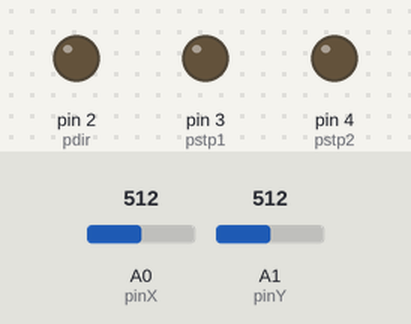
The sketch below on a simulated Arduino Uno, built with avr-gcc and run on an emulated ATmega328P. Parts: output pins drawn as LEDs (lit = HIGH). The inputs (shaded band) are chosen by the test bench; at power-on: A0 (pinX) = 512, A1 (pinY) = 512.

Above: at 1.2 s.
1.3 s: A0 (pinX) set to 541
At 1.97 s:
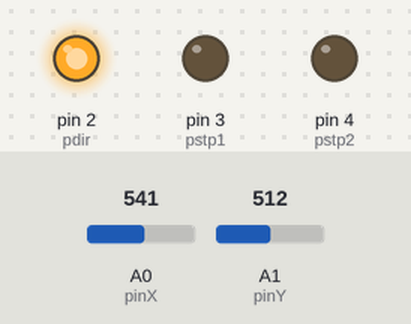
4.3 s: A1 (pinY) set to 530
7.3 s: A1 (pinY) set to 553
10.3 s: A0 (pinX) set to 504
13.3 s: A0 (pinX) set to 477
16.3 s: A1 (pinY) set to 122
At 16.71 s:
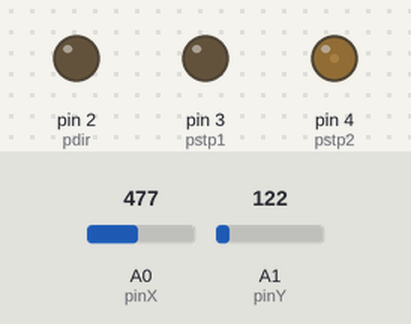
Timing chart, 0 to 20.3 s (numbered marks = the images above; inputs shaded):
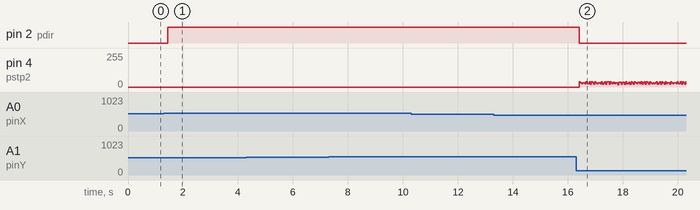

Measured:
- the behaviour switches between 532 and 533 on A0 (pinX) (found by bisection; images 0 and 1)
- after the input at 1.3 s, pin 2 (pdir): LOW → HIGH after 0.14 s
- after the input at 16.3 s, pin 2 (pdir): HIGH → LOW after 0.12 s

The sketch:

pilotage_moteur_ver2.ino
```cpp
const int ZoneMorte = 20;    //Permet d'éviter d'être parfaitement précis avec le joystick.

const int pinX = A0, pinY = A1;
const int pdir = 2, pstp1 = 3, pstp2 = 4;

void setup() {
  pinMode(pinX, INPUT);
  pinMode(pinY, INPUT);

  pinMode(pdir,OUTPUT);
  pinMode(pstp1,OUTPUT);
  pinMode(pstp2,OUTPUT);

  digitalWrite(pdir,LOW);
  digitalWrite(pstp1,LOW);
  digitalWrite(pstp2,LOW);
}

void ecrirePas(const int valeurLue, int& v, const int pinStep)
{
  if (v > 0)
  {
    v--;
  }
  else if (abs(valeurLue - 512) > ZoneMorte)
  {
    if (valeurLue < 512)
    {
      digitalWrite(pdir, LOW);
    }
    else
    {
      digitalWrite(pdir, HIGH);
    }

    delay(1);
    digitalWrite(pinStep, HIGH);
    delay(1);
    digitalWrite(pinStep, LOW);
  }
}

inline int calculerNbPas(const int valeurJoystick)
{
  const int distanceMilieu = abs(valeurJoystick - 512);
  return 15 - distanceMilieu / (512 / 16);    //Renvoie un nombre entre 0 et 15, plus le nombre de pas est grand, plus le moteur tournera vite (car plus on écrira sur les 16 itérations).
}

void loop() {
  const int valeurX = analogRead(pinX);
  const int valeurY = analogRead(pinY);

  int vx = calculerNbPas(valeurX);
  int vy = calculerNbPas(valeurY);
  for (int j = 0; j < 16; j++)
  {
    ecrirePas(valeurX, vx, pstp1);
    ecrirePas(valeurY, vy, pstp2);

    delay(5);
  }
}
```
